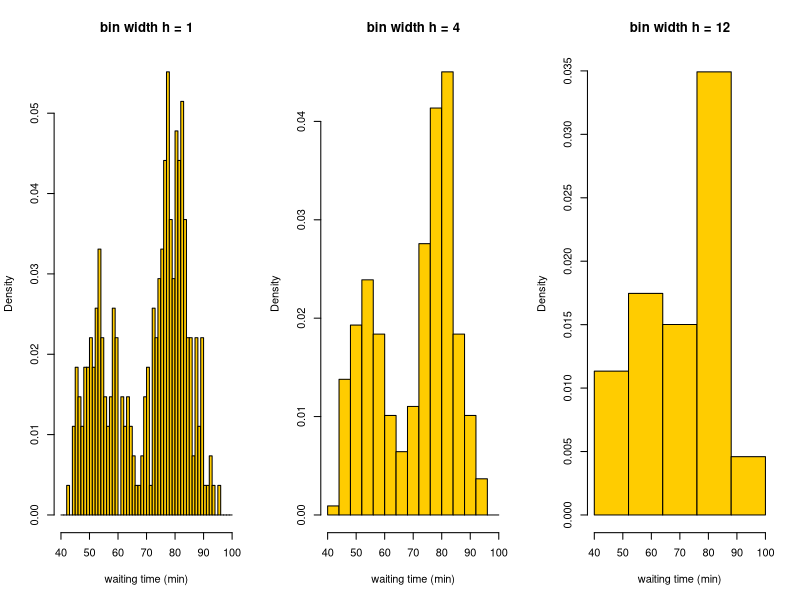
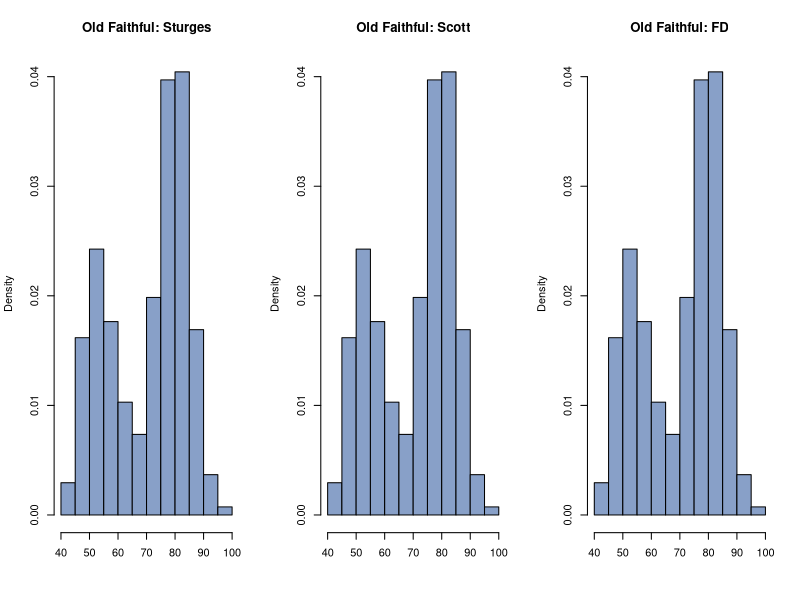
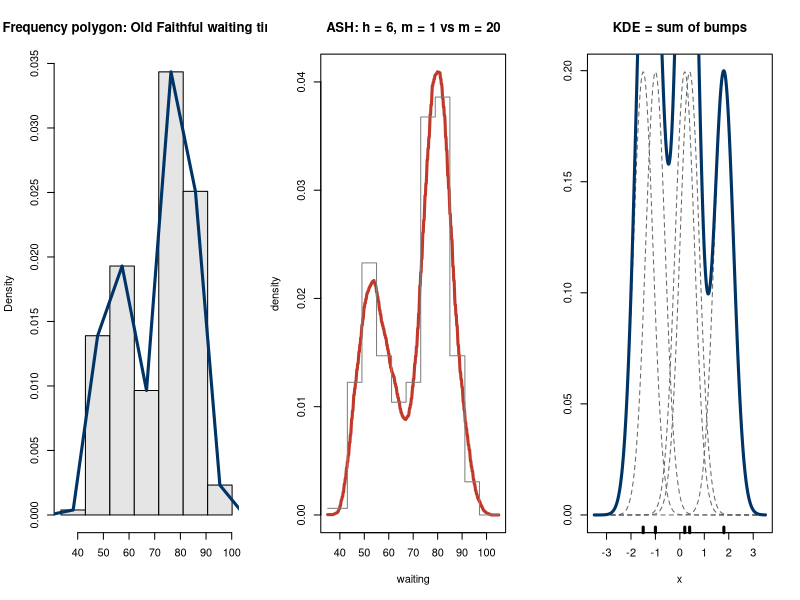
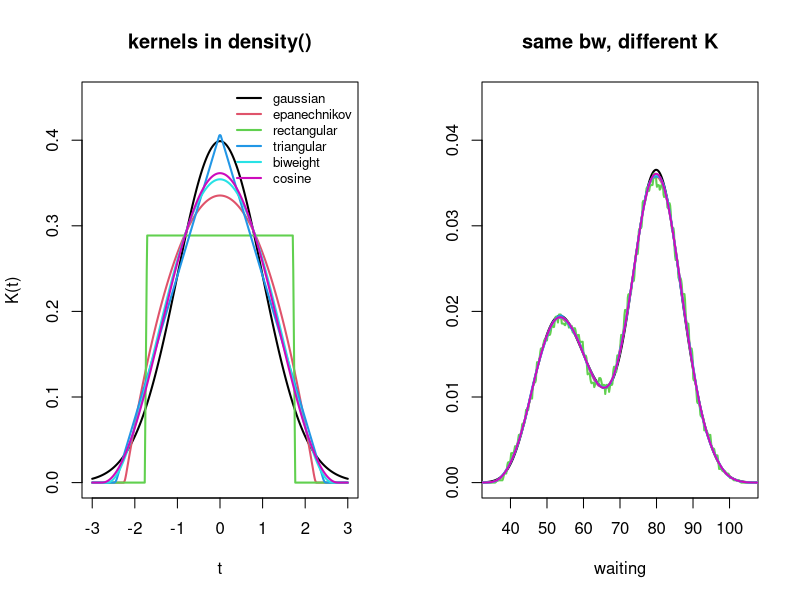
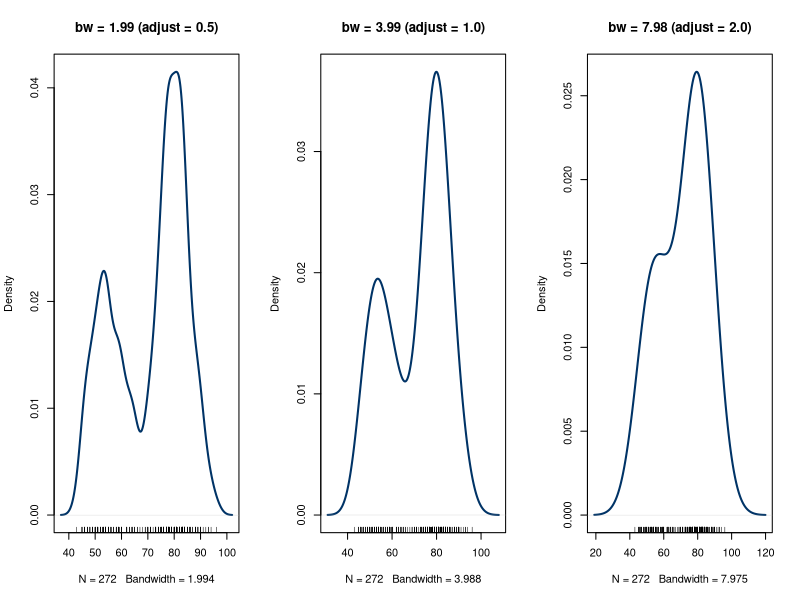
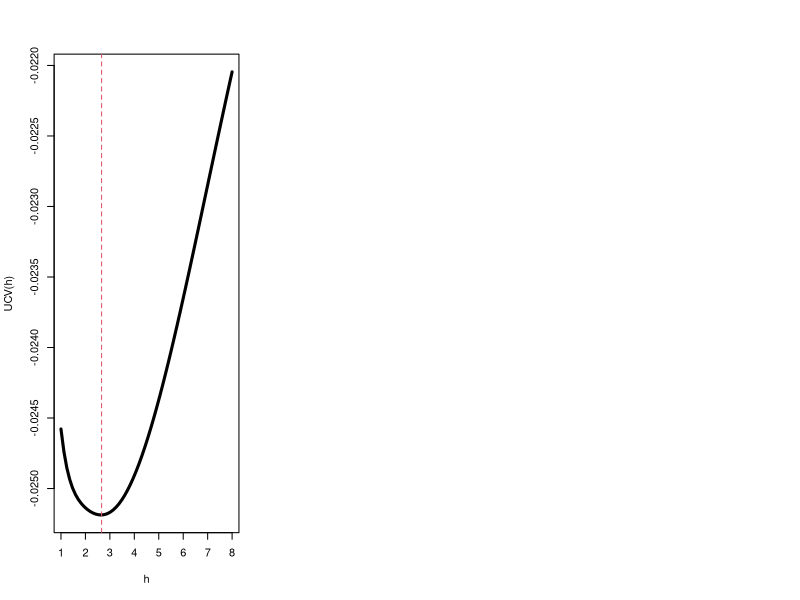
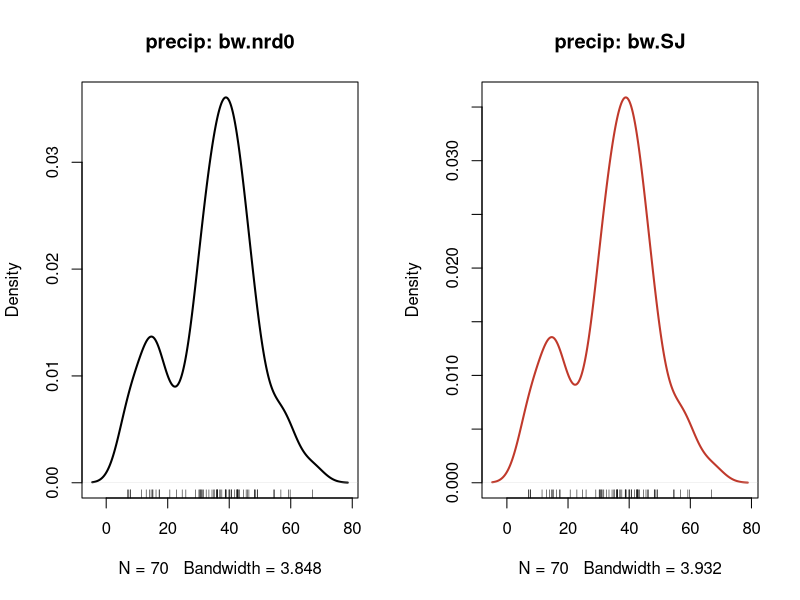
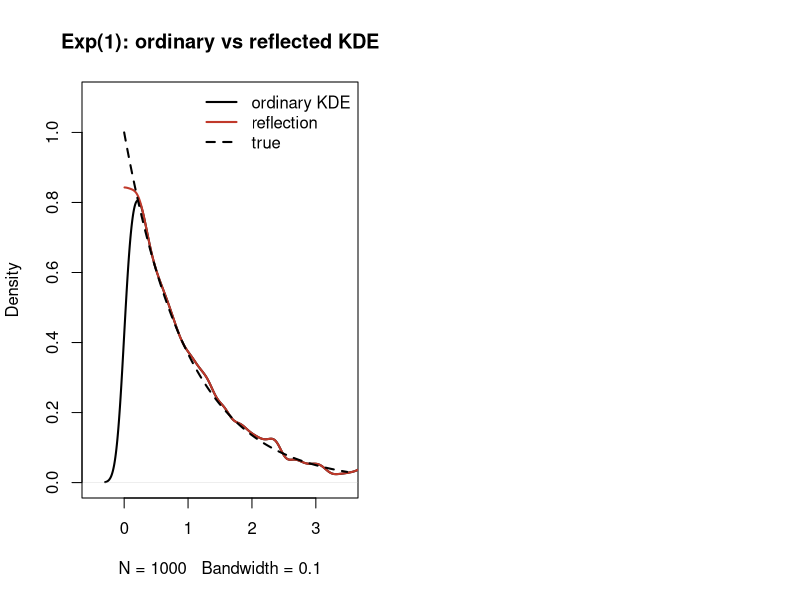

Recreate these plots in R, in order.
## ---- chunk 1
#| label: setup
#| include: false
#| eval: true
library(knitr)
library(ggplot2)
knitr::opts_chunk$set(
    fig.asp = 0.618,
    fig.align = "center",
    out.width = "100%",
    fig.retina = 3,
    fig.path = "./images/16-density/",
    message = FALSE,
    warning = FALSE,
    global.par = TRUE
)
options(
  htmltools.dir.version = FALSE,
  dplyr.print_min = 6, 
  dplyr.print_max = 6,
  tibble.width = 80,
  width = 80,
  digits = 4
  )
hook_output <- knitr::knit_hooks$get("output")
knitr::knit_hooks$set(output = function(x, options) {
  lines <- options$output.lines
  if (is.null(lines)) {
    return(hook_output(x, options))  # pass to default hook
  }
  x <- unlist(strsplit(x, "\n"))
  more <- "..."
  if (length(lines)==1) {        # first n lines
    if (length(x) > lines) {
      # truncate the output, but add ....
      x <- c(head(x, lines), more)
    }
  } else {
    x <- c(more, x[lines], more)
  }
  # paste these lines together
  x <- paste(c(x, ""), collapse = "\n")
  hook_output(x, options)
})
ggplot2::theme_set(ggplot2::theme_bw(base_size = 16))
## ---- chunk 2
#| fig-asp: 0.33
par(mfrow = c(1, 3))
for (h in c(1, 4, 12)) {
  hist(faithful$waiting, breaks = seq(40, 100, by = h), prob = TRUE, col = "#FFCC00",
       main = paste("bin width h =", h), xlab = "waiting time (min)")
}
## ---- chunk 3
#| fig-asp: 0.36
set.seed(4750); x <- rnorm(1000)
c(Sturges = nclass.Sturges(x), Scott = nclass.scott(x), FD = nclass.FD(x))
waiting <- faithful$waiting; n <- length(waiting)
par(mfrow = c(1, 3))
for (rule in c("Sturges", "Scott", "FD")) {
  hist(waiting, breaks = rule, prob = TRUE, col = "#88A0C8", main = paste("Old Faithful:", rule), xlab = "")
}
## ---- chunk 4
x0 <- 0.1; set.seed(4750); x <- rnorm(1000)
br <- pretty(x, n = nclass.scott(x)); h <- diff(br)[1]
k <- findInterval(x0, br)
c(fhat = sum(x >= br[k] & x < br[k + 1]) / (length(x) * h), true = dnorm(x0), h = h)
## ---- chunk 5
#| fig-asp: 0.36
h <- 2.15 * sd(waiting) * n^(-1/5)
br <- seq(min(waiting) - h, max(waiting) + h, by = h)
H <- hist(waiting, breaks = br, plot = FALSE)
mids <- H$mids; dens <- H$density
plot(H, freq = FALSE, col = "gray90", main = "Frequency polygon: Old Faithful waiting times", xlab = "")
lines(c(mids[1] - h, mids, mids[length(mids)] + h), c(0, dens, 0), lwd = 3, col = "#003366")
## ---- chunk 6
#| fig-asp: 0.36
ash1 <- function(x, h, m = 20, grid = seq(min(x) - h, max(x) + h, length = 400)) {
  delta <- h / m
  rowMeans(sapply(0:(m - 1), function(j) {
    br <- seq(min(x) - h - j * delta, max(x) + 2 * h, by = h)
    H <- hist(x, breaks = br, plot = FALSE)
    H$density[findInterval(grid, br, all.inside = TRUE)]
  }))
}
grid <- seq(35, 105, length = 400)
plot(grid, ash1(waiting, h = 6, grid = grid), type = "l", lwd = 3, col = "#C0392B",
     xlab = "waiting", ylab = "density", main = "ASH: h = 6, m = 1 vs m = 20")
lines(grid, ash1(waiting, h = 6, m = 1, grid = grid), type = "s", col = "gray50")
## ---- chunk 7
#| fig-asp: 0.36
set.seed(4750); xs <- c(-1.5, -1, .2, .4, 1.8); h <- 0.4
gg <- seq(-3.5, 3.5, length = 400)
bumps <- sapply(xs, function(xi) dnorm((gg - xi) / h) / (length(xs) * h))
matplot(gg, bumps, type = "l", lty = 2, col = "gray40", xlab = "x", ylab = "", main = "KDE = sum of bumps")
lines(gg, rowSums(bumps), lwd = 3, col = "#003366"); rug(xs, lwd = 3)
## ---- chunk 8
#| fig-asp: 0.36
#| echo: false
k <- c("gaussian", "epanechnikov", "rectangular", "triangular", "biweight", "cosine")
par(mfrow = c(1, 2))
plot(NA, xlim = c(-3, 3), ylim = c(0, 0.45), xlab = "t", ylab = "K(t)", main = "kernels in density()")
for (j in seq_along(k)) lines(density(0, bw = 1, kernel = k[j]), col = j, lwd = 2)
legend("topright", k, col = seq_along(k), lwd = 2, bty = "n", cex = .8)
plot(NA, xlim = c(35, 105), ylim = c(0, .045), xlab = "waiting", ylab = "", main = "same bw, different K")
for (j in seq_along(k)) lines(density(waiting, bw = 4, kernel = k[j]), col = j, lwd = 2)
## ---- chunk 9
#| fig-asp: 0.36
par(mfrow = c(1, 3))
for (adj in c(.5, 1, 2)) {
  d <- density(waiting, adjust = adj)
  plot(d, main = sprintf("bw = %.2f (adjust = %.1f)", d$bw, adj), lwd = 2, col = "#003366")
  rug(waiting)
}
c(nrd0 = bw.nrd0(waiting), nrd = bw.nrd(waiting), ucv = bw.ucv(waiting), SJ = bw.SJ(waiting))
## ---- chunk 10
#| fig-asp: 0.33
ucv <- function(h, x) {
  n <- length(x); d <- outer(x, x, "-")
  int_f2 <- sum(dnorm(d, sd = sqrt(2) * h)) / n^2          # closed form for the Gaussian kernel
  loo <- (rowSums(dnorm(d / h)) - dnorm(0)) / ((n - 1) * h)
  int_f2 - 2 * mean(loo)
}
hs <- seq(1, 8, length = 60); u <- sapply(hs, ucv, x = waiting)
plot(hs, u, type = "l", lwd = 3, xlab = "h", ylab = "UCV(h)"); abline(v = hs[which.min(u)], lty = 2, col = 2)
c(our_ucv = hs[which.min(u)], bw.ucv = bw.ucv(waiting))
## ---- chunk 11
#| fig-asp: 0.36
par(mfrow = c(1, 2))
plot(density(precip, bw = "nrd0"), main = "precip: bw.nrd0", lwd = 2); rug(precip)
plot(density(precip, bw = "SJ"), main = "precip: bw.SJ", lwd = 2, col = "#C0392B"); rug(precip)
## ---- chunk 12
d <- density(precip)
fhat <- approxfun(d$x, d$y)                       # linear interpolation of the KDE
fhat(c(10, 30, 50))
integrate(fhat, min(d$x), max(d$x))$value          # integrates to (about) 1
## ---- chunk 13
#| fig-asp: 0.36
set.seed(4750); x <- rexp(1000, 1)
d <- density(x, bw = 0.1, n = 1024)
xx <- c(x, -x)
g <- density(xx, bw = 0.1, n = 1024)
a <- seq(0, 6, .01); ux <- a[a < 3.5]
plot(d, xlim = c(-0.5, 3.5), ylim = c(0, 1.1), lwd = 2, main = "Exp(1): ordinary vs reflected KDE")
lines(g$x[g$x >= 0], 2 * g$y[g$x >= 0], lwd = 2, col = "#C0392B")
lines(ux, dexp(ux), lty = 2, lwd = 2)
legend("topright", c("ordinary KDE", "reflection", "true"), col = c(1, "#C0392B", 1), lty = c(1, 1, 2), lwd = 2, bty = "n")
## ---- chunk 14
#| fig-asp: 0.4
bin2d <- function(x, breaks1 = "Sturges", breaks2 = "Sturges") {
  histg1 <- hist(x[, 1], breaks = breaks1, plot = FALSE)
  histg2 <- hist(x[, 2], breaks = breaks2, plot = FALSE)
  freq <- table(cut(x[, 1], histg1$breaks), cut(x[, 2], histg2$breaks))
  list(call = match.call(), freq = freq, breaks1 = histg1$breaks, breaks2 = histg2$breaks,
       mids1 = histg1$mids, mids2 = histg2$mids)
}
b <- bin2d(as.matrix(faithful))
par(mfrow = c(1, 2), mar = c(4, 4, 2, 1))
image(b$mids1, b$mids2, unclass(b$freq), col = hcl.colors(20, "YlOrRd", rev = TRUE), xlab = "eruptions",
      ylab = "waiting", main = "2-d frequency table")
persp(b$mids1, b$mids2, unclass(b$freq), theta = 30, phi = 30, col = "#FFCC00", shade = .4,
      xlab = "eruptions", ylab = "waiting", zlab = "count", main = "density polygon")
## ---- chunk 15
#| fig-asp: 0.42
set.seed(4750)
n <- 2000; p <- c(.2, .3, .5)
mu <- matrix(c(0, 1, 4, 0, 3, -1), 3, 2); Sigma <- diag(2)
i <- sample(1:3, replace = TRUE, prob = p, size = n)
xbvn <- t(sapply(i, function(k) MASS::mvrnorm(1, mu[k, ], Sigma)))
fhat <- MASS::kde2d(xbvn[, 1], xbvn[, 2], n = 60)        # Gaussian product kernel, normal-reference bandwidths
par(mfrow = c(1, 2), mar = c(2, 2, 2, 1))
contour(fhat, main = "kde2d: contours"); points(mu, pch = 19, col = 2)
persp(fhat, phi = 30, theta = 20, d = 5, xlab = "x", ylab = "y", col = "#88A0C8", border = NA, shade = .5)
## ---- chunk 16
d <- c(1, 2, 3, 5, 10)
data.frame(d = d, rate = paste0("n^(-", round(4 / (4 + d), 2), ")"),
           n_needed_for_1d_accuracy_of_n100 = round(100^((4 + d) / 5)))
